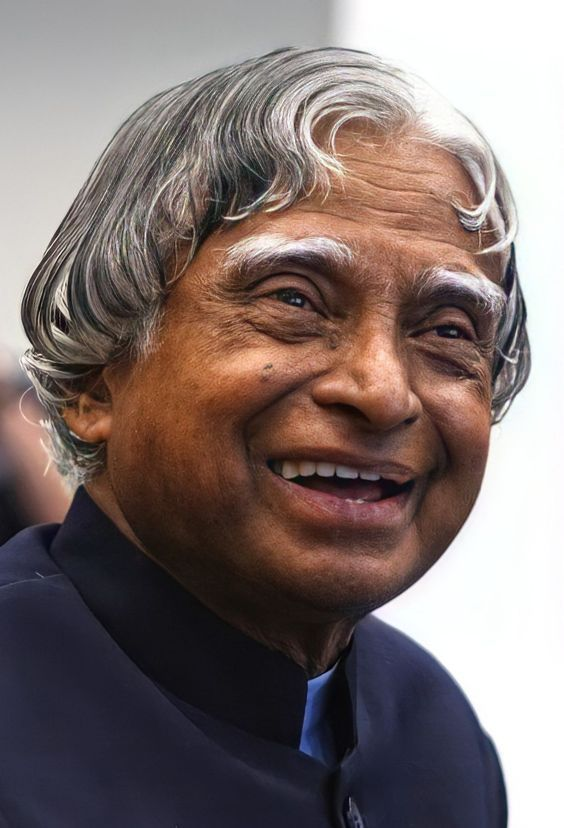
#> input picture sir apj abdul kalam.jpg, 564 x 828 px, found by its file name
$ jupyter execute '3.1_computer vision.ipynb'   (text cells are left out)
#> lines starting #> are read from the running program, lines starting #| are printed output that depends on the picture; after the words box and inside, x2 and y2 are one past the last pixel; in counts of white or black regions, pixels touching at a corner belong together; pictures that were not available may be replaced by others from this repository, and a replacement may not be noted
[cell 1]
import cv2
import numpy as np
import warnings
warnings.simplefilter('ignore')

[cell 2]
# load on the image using 'imread' specifying the path to image

img= cv2.imread(r"C:\Users\shaba\OneDrive\deep_learning\cv\image_examples\sir apj abdul kalam.jpg",1)
#> img is the input picture: shape (828, 564, 3); mean B, G, R 111.4, 113.6, 127.5

[cell 3]
print(img)
#> (printed output is left out)

[cell 4]
img.shape
#> Out = (828, 564, 3)

# the 3d dimensions are 1358 pixel in height * 1500 pixel wide
# 3 means that there are 3 RGB that makeup this image

[cell 5]
# to display our image variable , we use imshow

cv2.imshow('sir APJ Abdul Kalam', img)


# waitKey allow us to input information when a image window is open
cv2.waitKey()

# cv2.waitKey(2000) (time in milisecond)

# this close all open window
# failure to place this will cause your program to hang
cv2.destroyAllWindows()

[cell 6]
img= cv2.imread(r"C:\Users\shaba\OneDrive\deep_learning\cv\image_examples\sir apj abdul kalam.jpg")
cv2.imshow('pm', img)
cv2.waitKey()
cv2.destroyAllWindows()

[cell 7]
#
cv2.imwrite('sir_apj_abdul_kalam.jpg', img)
#> Out = True

[cell 8]
img= cv2.imread(r"C:\Users\shaba\OneDrive\deep_learning\cv\image_examples\sir apj abdul kalam.jpg")

resize = cv2.resize(img,(500,500))
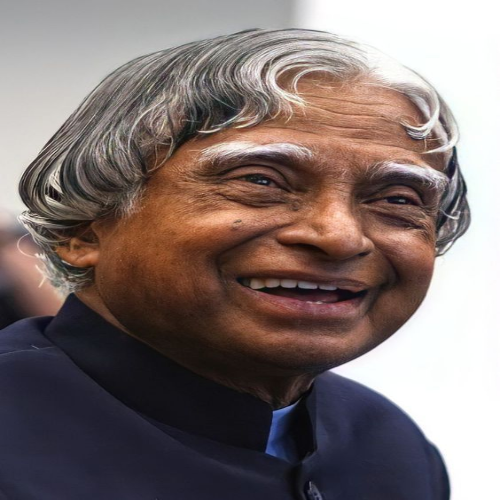
#> resize: shape (500, 500, 3); mean B, G, R 111.3, 113.5, 127.4

grey = cv2.cvtColor(resize, cv2.COLOR_BGR2GRAY)
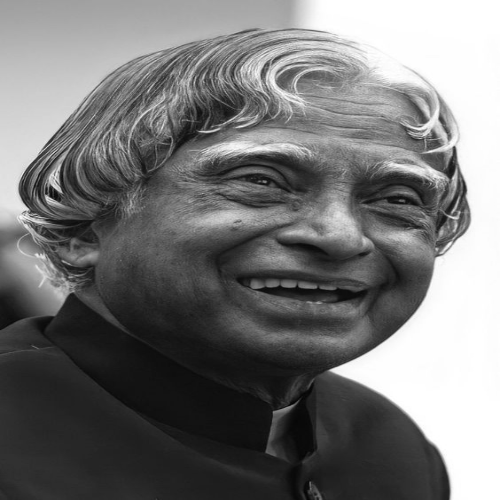
#> grey: shape (500, 500); min 2, max 255, mean 117.4

cv2.imshow('sir_apj_abdul_kalam', grey)

cv2.waitKey()

cv2.destroyAllWindows()

[cell 9]
img.shape[0]*0.5
#> Out = 414

[cell 10]
img.shape[1]*0.5
#> Out = 282

[cell 11]
 # we point Open cv cascade classifier function to where our classifier
face_classifier = cv2.CascadeClassifier(r"C:\Users\shaba\OneDrive\deep_learning\cv\Haarcascades\haarcascade_frontalface_default.xml")

# load our image and convert it to grayscale

img= cv2.imread(r"C:\Users\shaba\OneDrive\deep_learning\cv\image_examples\sir apj abdul kalam.jpg")
img = cv2.resize(img,(500,500))
grey = cv2.cvtColor(img, cv2.COLOR_BGR2GRAY)

# turning cascade classifier - detectMultiScale ( input image , scaler factor , min neighbors)
faces = face_classifier.detectMultiScale(grey, 1.05,5)
#> faces = [[202, 86, 273, 273]]

[cell 12]
print(faces)
#| [[202  86 273 273]]

[cell 13]
cv2.destroyAllWindows()

[cell 14]
face_classifier = cv2.CascadeClassifier(r"C:\Users\shaba\OneDrive\deep_learning\cv\Haarcascades\haarcascade_frontalface_default.xml")

# load our image and convert it to grayscale

img= cv2.imread(r"C:\Users\shaba\OneDrive\deep_learning\cv\image_examples\sir apj abdul kalam.jpg")
img = cv2.resize(img,(500,500))
grey = cv2.cvtColor(img, cv2.COLOR_BGR2GRAY)

# turning cascade classifier - detectMultiScale ( input image , scaler factor , min neighbors)
faces = face_classifier.detectMultiScale(grey, 1.05,5)

# when no faces detected , face classifier returns and empty tuple

if faces is ():
    print('no face found')
# we iterate through our faces array and draw rectangle
# over each face in faces

for (x,y,w,h) in faces:
    cv2.rectangle(img, (x,y), (x+w,y+h), (0,255,100),1)
#> this loop made 1 pass
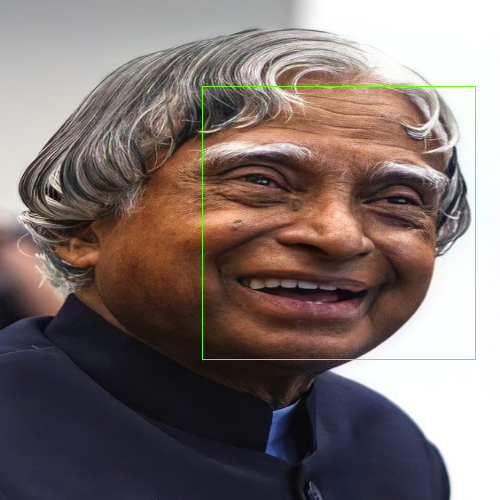
#> img: shape (500, 500, 3); 0.44% of pixels changed, all inside (x1, y1, x2, y2) = (202, 86, 476, 360)

cv2.imshow('face detection', img)
cv2.waitKey()
cv2.destroyAllWindows()

[cell 15]
face_classifier = cv2.CascadeClassifier(r"C:\Users\shaba\OneDrive\deep_learning\cv\Haarcascades\haarcascade_frontalface_default.xml")
eye_classifier = cv2.CascadeClassifier(r"C:\Users\shaba\OneDrive\deep_learning\cv\Haarcascades\haarcascade_eye.xml")


img= cv2.imread(r"C:\Users\shaba\OneDrive\deep_learning\cv\image_examples\sir apj abdul kalam.jpg")
img = cv2.resize(img,(500,500))
grey = cv2.cvtColor(img, cv2.COLOR_BGR2GRAY)
faces = face_classifier.detectMultiScale(grey, 1.01,5)
#> faces = [[201, 87, 271, 271]]

# when no faces detected , face classifier returns and empty tuple

if faces is ():
    print('no face found')

for (x,y,w,h) in faces:
    cv2.rectangle(img, (x,y), (x+w,y+h), (255,0,0),2)
    roi_grey = grey[y:y+h, x:x+w]
    roi_color = img[y:y+h, x:x+w]
    eyes = eye_classifier.detectMultiScale(roi_grey)

    for (ex,ey,ew,eh) in eyes:
        cv2.rectangle(roi_color, (ex,ey), (ex+ew,ey+eh),(0,255,0),2)
#> this loop made 1 pass
#> pass 1, `roi_grey = grey[y:y+h, x:x+w]`:
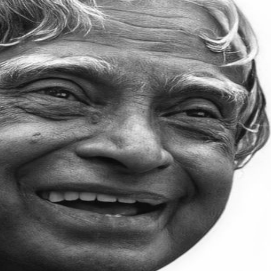
#> roi_grey: shape (271, 271); min 8, max 255, mean 117.1
#> pass 1, `roi_color = img[y:y+h, x:x+w]`:
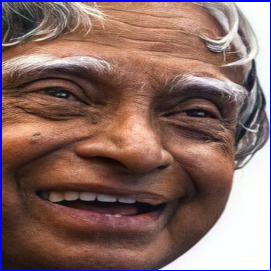
#> roi_color: shape (271, 271, 3); mean B, G, R 100.9, 106.1, 136.4
#> after the loop:
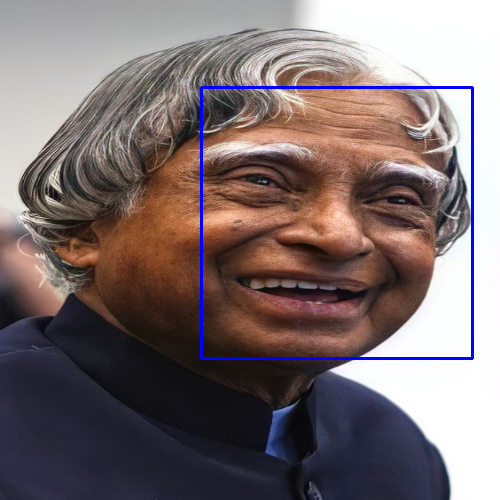
#> img: shape (500, 500, 3); 1.3% of pixels changed, all inside (x1, y1, x2, y2) = (200, 86, 474, 360)


cv2.imshow('face ', img)
cv2.waitKey(0)
cv2.destroyAllWindows()

[cell 16]
# doing some face recognigation with the webcam

import cv2
video =  cv2.VideoCapture(0) # 0--webcam

while True:
    check,frame = video.read()
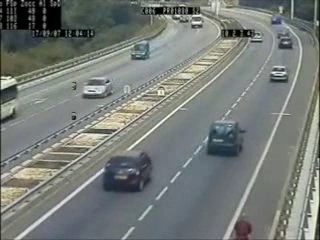
#> input picture frame 75 of cars.avi, 320 x 240 px, given in place of the camera
#> frame is the input picture: shape (240, 320, 3); mean B, G, R 120, 123.9, 118.8
    gray = cv2.cvtColor(frame , cv2.COLOR_BGR2GRAY)
    cv2.imshow('video', frame)
    if cv2.waitKey(1)==ord('q'):
#> (key q is pressed here)
        break


video.release()
cv2.destroyAllWindows()

[cell 17]
import cv2
face_cascade = cv2.CascadeClassifier(r"C:\Users\shaba\OneDrive\deep_learning\cv\Haarcascades\haarcascade_frontalface_default.xml")
eye_cascade = cv2.CascadeClassifier(r"C:\Users\shaba\OneDrive\deep_learning\cv\Haarcascades\haarcascade_eye.xml")

def detect( grey, frame):
    faces = face_cascade.detectMultiScale(gray,1.3,5)
#> faces = ()
    for (x,y,w,h) in faces:
        cv2.rectangle(frame, (x,y),(x+w,y+h), (255,0,0),2)
        roi_grey = grey[y:y+h, x:x+w]
        roi_color = frame[y:y+h, x:x+w]
        eyes = eye_cascade.detectMultiScale(roi_grey, 1.1,3)

        for (ex,ey,ew,eh) in eyes:
            cv2.rectangle(roi_color, (ex,ey), (ex+ew,ey+eh),(0,255,0),2)
#> this loop made 0 passes
    return frame

# doing some face recognition with the webcam

video = cv2.VideoCapture(0)

while True:
    check,frame = video.read()
    grey = cv2.cvtColor(frame , cv2.COLOR_BGR2GRAY)
    cv2.imshow('video', grey)
    canvas = detect(grey,frame)

    cv2.imshow('video', canvas)
    if cv2.waitKey(1)==ord('q'):
#> (key q is pressed here)
        break


video.release()
cv2.destroyAllWindows()

[cell 18]
import cv2
# create our body classifier
body_classifier = cv2.CascadeClassifier(r"C:\Users\shaba\OneDrive\deep_learning\cv\Haarcascades\haarcascade_fullbody.xml")

# initiate video capture for video file

cap = cv2.VideoCapture(r"C:\Users\shaba\OneDrive\deep_learning\cv\image_examples\walking.avi")

# loop once video is successfully loaded

while cap.isOpened():

    # read first frame
    check,frame = cap.read()
    grey = cv2.cvtColor(frame , cv2.COLOR_BGR2GRAY)
    # pass frame to our body classifier

    bodies = body_classifier.detectMultiScale(grey,1.2,3)
#> bodies = ()

    # extract bounding boxes for any bodies

    for (x,y,w,h) in bodies:
        cv2.rectangle(frame, (x,y),(x+w,y+h), (255,0,0),2)
        cv2.imshow('pedestrian', frame)


    if cv2.waitKey(1)==ord('q'):
#> (key q is pressed here)
        break


cap.release()
cv2.destroyAllWindows()

[cell 19]
import time

[cell 20]
car_classifier = cv2.CascadeClassifier(r"C:\Users\shaba\OneDrive\deep_learning\cv\Haarcascades\haarcascade_car.xml")
cap=cv2.VideoCapture(r"C:\Users\shaba\OneDrive\deep_learning\cv\image_examples\cars2.mp4")
while cap.isOpened():
    time.sleep(0.05)

    #Read the capture
    check,frame = cap.read()
    grey = cv2.cvtColor(frame , cv2.COLOR_BGR2GRAY)

    #pass the frame to our car classifier
    cars = car_classifier.detectMultiScale(grey,1.4,2)
#> cars = ()
     # extract bounding boxes for any bodies
    for (x,y,w,h) in cars:
        cv2.rectangle(frame, (x,y),(x+w,y+h), (0,255,255),2)
        cv2.imshow('cars', frame)

    if cv2.waitKey(1)==ord('q'):
#> (key q is pressed here)
        break
cap.release()
cv2.destroyAllWindows()
